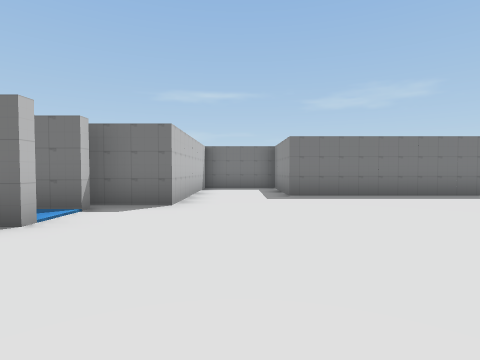
[1] (above)

18 first-person views from a walk through a scene from a Unity 3-D project. The camera is 1.3 m above the floor, tilts 2° down and sees 80° across. The floor is counted in squares, 2 m on a side. Each view is taken from the middle of a square. On the plan, view 1 faces up. The plan holds only what a view shows up to about 9 squares ahead; the rest is blank. The place goes on beyond the plan. The player is left out. Some surface patterns are stand-ins.

[2]
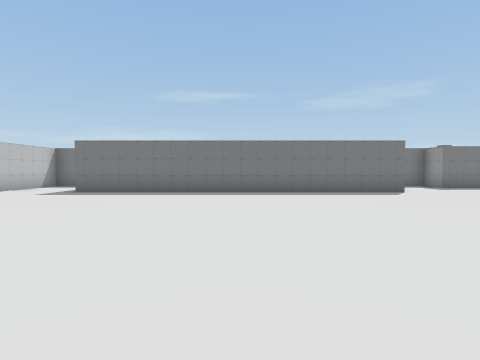

[3]
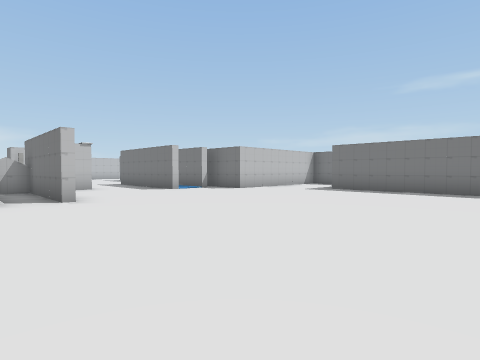

[4]
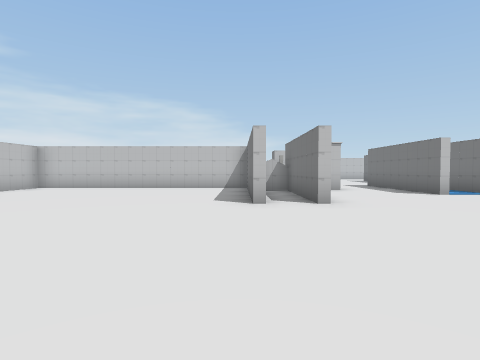

[5]
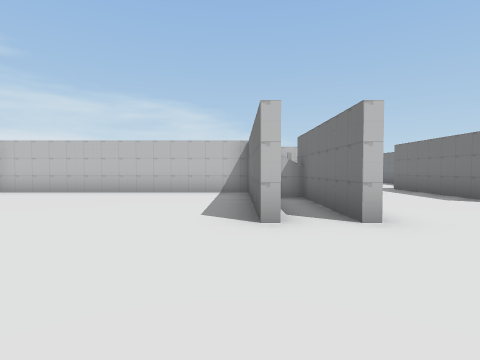

[6]
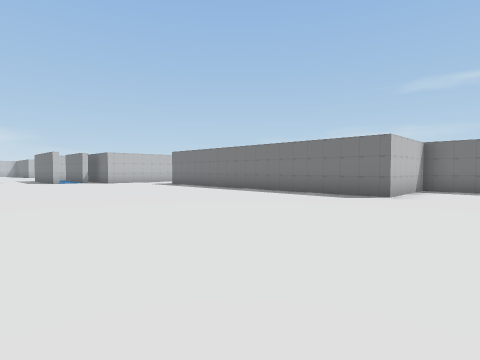

[7]
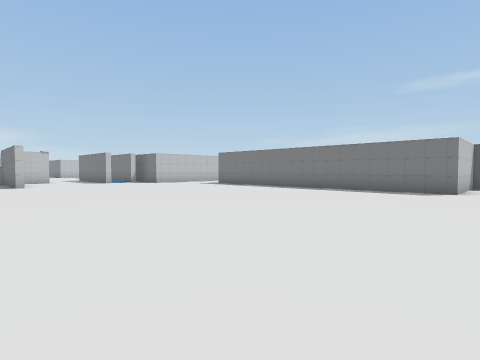

[8]
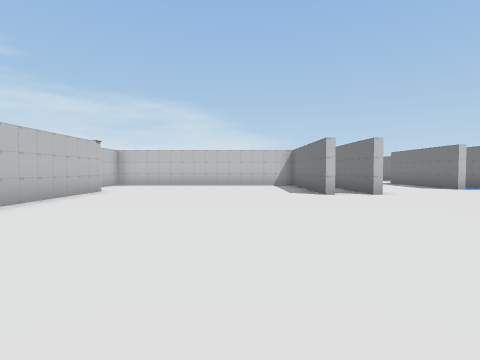

[9]
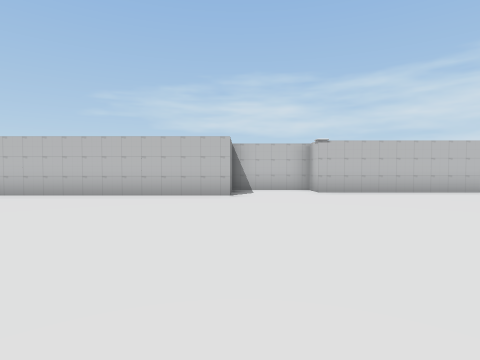

[10]
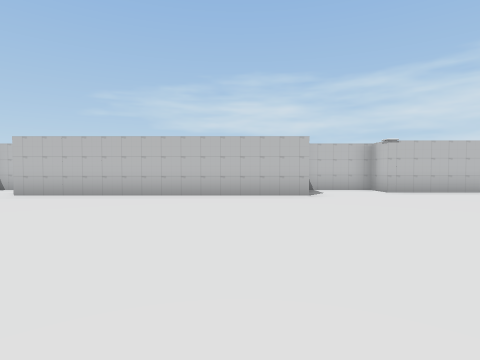

[11]
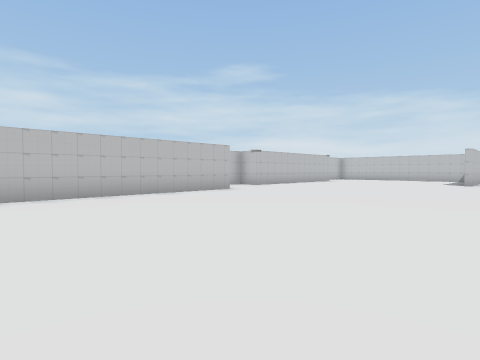

[12]
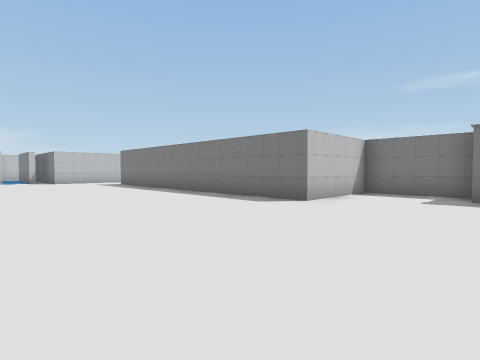

[13]
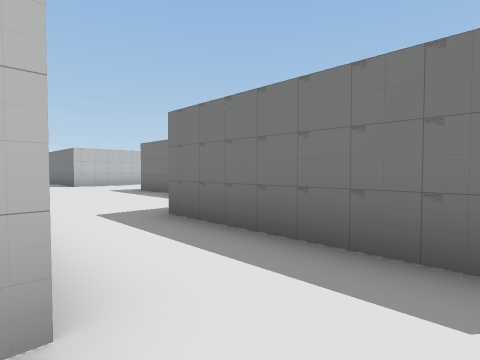

[14]
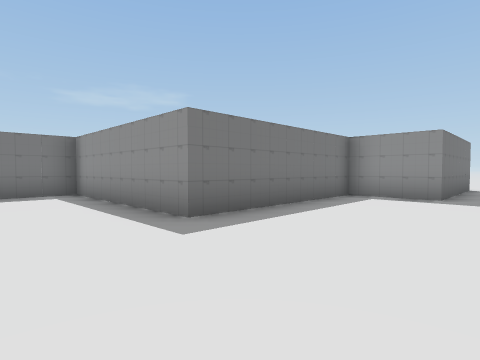

[15]
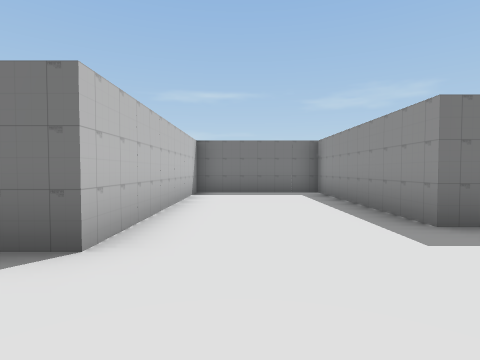

[16]
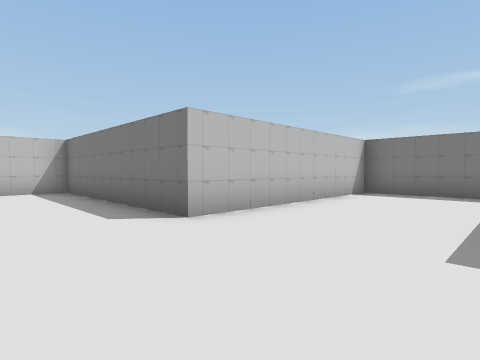

[17]
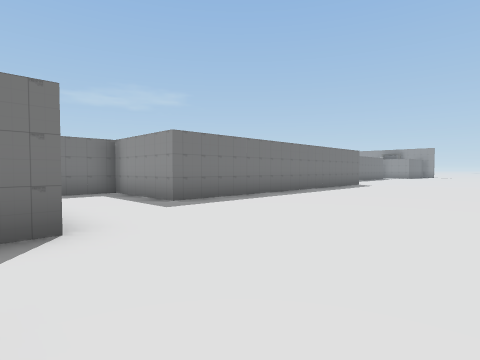

[18]
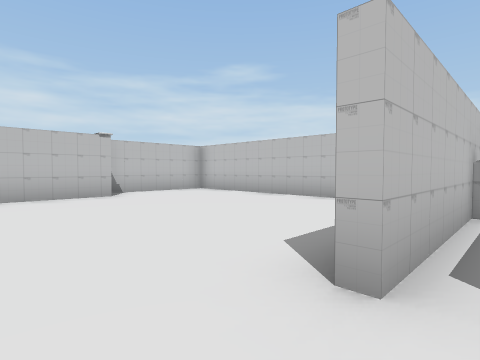

### Floor plan
Points are (right, up) in squares from view 1. A wall is a line through its corners. A room is listed if a view was taken in it or the views show most of it. See-through windows are left out.
Room 1 (views 1, 2, 3, 4, 5, 6, 7, 8, 9, 10, 11, 12, 13, 17, 18)
walls: (-0.4, -0.5) (-4.5, -0.5); (-0.5, -1.7) (-4.9, -1.7); (-2.4, 3.3) (-4.6, 3.3); (7.2, -8.1) (7.2, -7.2) (14.5, -7.2); (-2.4, 4.5) (-3.9, 4.5); (-3.9, -0.4) (-3.9, -1.5); (-4.6, -1.5) (-0.5, -1.5); (-5.3, -1.7) (-5.3, -9); (-1.9, -8.2) (4.7, -8.2) (4.7, -9.1); (-1.2, 9) (-1.2, 5.2) (-2.9, 5.2); (-4, -9.2) (-2.1, -9.2); (13.2, 10.3) (10.8, 10.3) (10.8, 7.3) (1.3, 7.3) (1.3, 10.3) (-0.1, 10.3)
ways out: opening at (-5, 2) to room 2
Room 2 (views 14, 15, 16)
walls: (-4.6, 3.3) (-6.7, 3.3) (-6.7, 5.2) (-11.7, 5.2) (-11.7, 10.3) (-15.3, 10.2) (-15.3, 4.3) (-19.5, 4.3)
ways out: opening at (-5, 2) to room 1

Positions as (right, up) in squares from view 1, and headings:
1: (0, 0), facing up
2: (6, -1), facing up
3: (6, -2), facing up-left
4: (5, -2), facing left
5: (3, -2), facing left
6: (13, 0), facing up-left
7: (12, -2), facing up-left
8: (7, -4), facing left
9: (7, 0), facing down
10: (9, 0), facing down
11: (14, 0), facing down-left
12: (14, 2), facing up-left
13: (-3, 1), facing up-left
14: (-14, 2), facing up-right
15: (-14, 2), facing up
16: (-12, 2), facing up-left
17: (-2, 2), facing up-right
18: (1, -1), facing down-left
